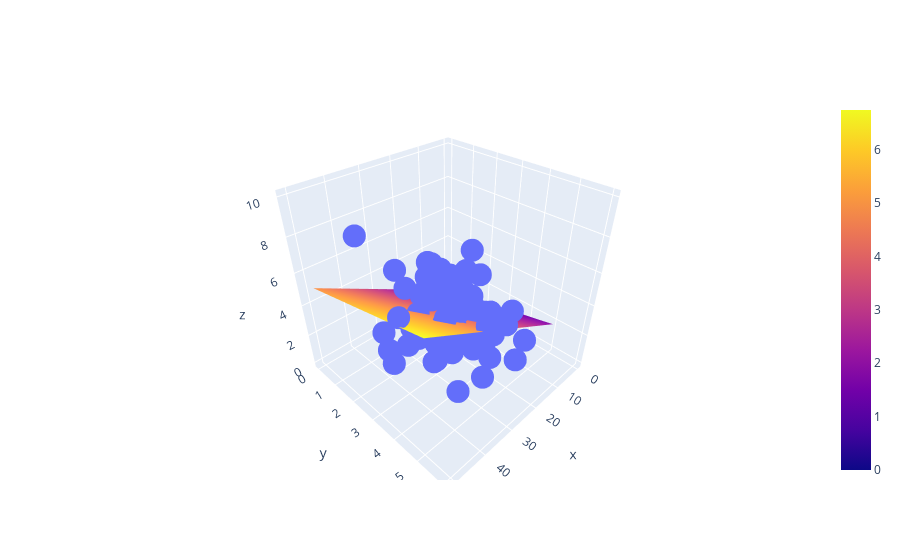

Notebook cell for this chart:
### Code cell
table_bills, tables_sizes = np.meshgrid(range(50), range(6))
tip_predictions = (0.1007119 * table_bills + 0.36209717 * tables_sizes)

fig = go.Figure()
fig.add_trace(go.Scatter3d(x=data['total_bill'], y=data['size'], z=data['tip'], mode='markers', name='actual'))
fig.add_trace(go.Surface(x=table_bills, y=tables_sizes, z=tip_predictions, name='predicted'))

### Figure 1 — Plotly figure (JSON) as saved in the notebook; plotly's stock layout.template omitted (floating-point values rounded to 4 significant figures; data arrays with more than 128 entries replaced by an {"elided": "..."} marker saying what was removed)
{"data": [{"mode": "markers", "name": "actual", "type": "scatter3d", "x": {"elided": "244 float values"}, "y": {"elided": "244 int values"}, "z": {"elided": "244 float values"}}, {"name": "predicted", "type": "surface", "x": {"elided": "6x50 int values"}, "y": {"elided": "6x50 int values"}, "z": {"elided": "6x50 float values"}}], "layout": {}}
